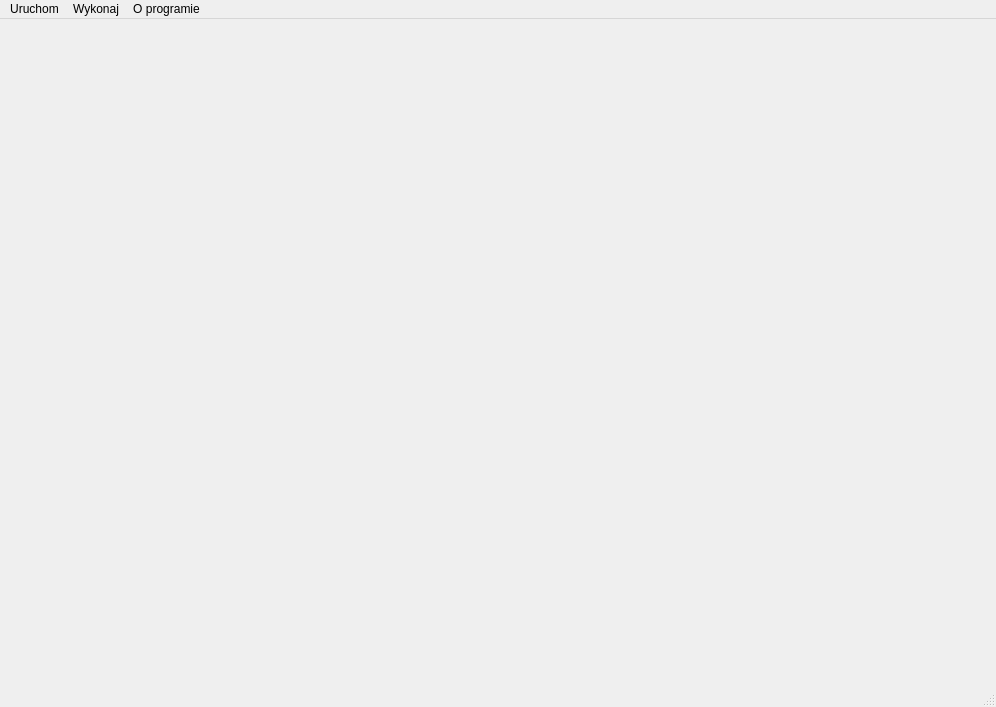
<ui version="4.0" >
 <class>WorkspaceWindow</class>
 <widget class="QMainWindow" name="WorkspaceWindow" >
  <property name="geometry" >
   <rect>
    <x>0</x>
    <y>0</y>
    <width>996</width>
    <height>707</height>
   </rect>
  </property>
  <property name="windowTitle" >
   <string>MainWindow</string>
  </property>
  <widget class="QWidget" name="centralwidget" />
  <widget class="QMenuBar" name="menubar" >
   <property name="geometry" >
    <rect>
     <x>0</x>
     <y>0</y>
     <width>996</width>
     <height>30</height>
    </rect>
   </property>
   <widget class="QMenu" name="menuPlik" >
    <property name="title" >
     <string>Uruchom</string>
    </property>
    <addaction name="aOpen" />
    <addaction name="aSaveAs" />
    <addaction name="separator" />
    <addaction name="aExit" />
   </widget>
   <widget class="QMenu" name="menuInne" >
    <property name="title" >
     <string>Wykonaj</string>
    </property>
   </widget>
   <widget class="QMenu" name="menuO_programie" >
    <property name="title" >
     <string>O programie</string>
    </property>
    <addaction name="aAuthor" />
   </widget>
   <addaction name="menuPlik" />
   <addaction name="menuInne" />
   <addaction name="menuO_programie" />
  </widget>
  <widget class="QStatusBar" name="statusbar" />
  <action name="aOpen" >
   <property name="text" >
    <string>Otwórz...</string>
   </property>
  </action>
  <action name="aSaveAs" >
   <property name="text" >
    <string>Zapisz jako...</string>
   </property>
  </action>
  <action name="aExit" >
   <property name="text" >
    <string>Wyjdź</string>
   </property>
  </action>
  <action name="aAuthor" >
   <property name="text" >
    <string>Autor</string>
   </property>
  </action>
 </widget>
 <resources/>
 <connections/>
</ui>
